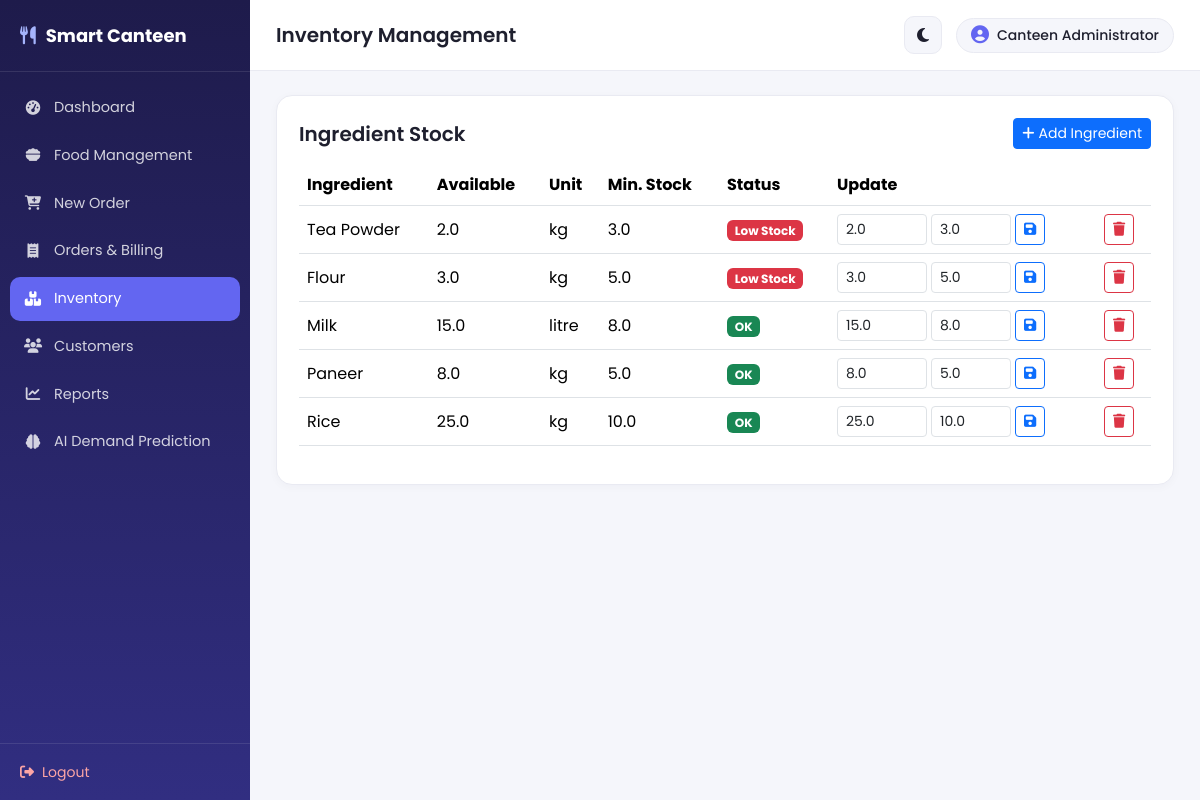
Page /inventory (signed in) on the committed database.
### tables this page shows
CREATE TABLE inventory (
    id INTEGER PRIMARY KEY AUTOINCREMENT,
    ingredient_name TEXT NOT NULL,
    available_quantity REAL DEFAULT 0,
    unit TEXT DEFAULT 'kg',
    minimum_stock REAL DEFAULT 5
);

### app.py (the view)
@app.route("/inventory")
@login_required
def inventory_list():
    db = get_db()
    rows = db.execute("SELECT * FROM inventory ORDER BY id DESC").fetchall()
    db.close()
    return render_template("inventory.html", items=rows)

### app.py (called while the page is built)
def login_required(f):
    @wraps(f)
    def wrapper(*args, **kwargs):
        if "admin_id" not in session:
            flash("Please log in to continue.", "warning")
            return redirect(url_for("login"))
        return f(*args, **kwargs)
    return wrapper

@app.context_processor
def inject_globals():
    return {"now": datetime.now()}

### db.py (called while the page is built)
def get_db():
    conn = sqlite3.connect(DB_PATH)
    conn.row_factory = sqlite3.Row
    conn.execute("PRAGMA foreign_keys = ON")
    return conn

### templates/inventory.html (shortened to what this page needs)
{% extends "base.html" %}
{% block page_title %}Inventory Management{% endblock %}
{% block content %}
<div class="panel">
  <div class="d-flex justify-content-between align-items-center mb-3">
    <h5 class="mb-0">Ingredient Stock</h5>
    <button class="btn btn-primary btn-sm" data-bs-toggle="modal" data-bs-target="#addStockModal"><i class="fa-solid fa-plus me-1"></i>Add Ingredient</button>
  </div>
  <div class="table-responsive">
    <table class="table table-hover align-middle">
      <thead><tr><th>Ingredient</th><th>Available</th><th>Unit</th><th>Min. Stock</th><th>Status</th><th>Update</th><th></th></tr></thead>
      <tbody>
      {% for i in items %}
        <tr>
          <td>{{ i.ingredient_name }}</td>
          <td>{{ i.available_quantity }}</td>
          <td>{{ i.unit }}</td>
          <td>{{ i.minimum_stock }}</td>
          <td>
            {% if i.available_quantity <= i.minimum_stock %}
              <span class="badge bg-danger">Low Stock</span>
            {% else %}
              <span class="badge bg-success">OK</span>
            {% endif %}
          </td>
          <td>
            <form method="POST" action="{{ url_for('inventory_update', item_id=i.id) }}" class="d-flex gap-1">
              <input type="number" step="0.1" name="available_quantity" value="{{ i.available_quantity }}" class="form-control form-control-sm" style="width:90px">
              <input type="number" step="0.1" name="minimum_stock" value="{{ i.minimum_stock }}" class="form-control form-control-sm" style="width:80px">
              <button class="btn btn-sm btn-outline-primary"><i class="fa-solid fa-floppy-disk"></i></button>
            </form>
          </td>
          <td><a href="{{ url_for('inventory_delete', item_id=i.id) }}" class="btn btn-sm btn-outline-danger" onclick="return confirm('Delete ingredient?')"><i class="fa-solid fa-trash"></i></a></td>
        </tr>
      {% else %}
        <tr><td colspan="7" class="text-center text-muted py-4">No ingredients yet.</td></tr>
      {% endfor %}
      </tbody>
    </table>
  </div>
</div>
{% endblock %}

### static/css/style.css (style rules this page uses)
:root { --sidebar-w: 250px; --primary: #6366f1; --primary-dark: #4f46e5; --bg: #f5f6fb; --panel-bg: #ffffff; --text: #1e1f2e; --text-muted: #6b7280; --border: #e9eaf2; }
* { box-sizing: border-box; }
body { font-family: 'Poppins', sans-serif; background: var(--bg); color: var(--text); margin: 0; transition: background .25s ease, color .25s ease; }
.panel { background: var(--panel-bg); border: 1px solid var(--border); border-radius: 16px; padding: 22px; box-shadow: 0 2px 10px rgba(20,20,50,0.03); }
.panel h5, .panel h6 { font-weight:600; }
.table { color: var(--text); vertical-align: middle; }

### rows in the picture
inventory: ingredient_name "Tea Powder", available_quantity "2.0", unit "kg", minimum_stock "3.0", shows "Low Stock"
inventory: ingredient_name "Flour", available_quantity "3.0", unit "kg", minimum_stock "5.0", shows "Low Stock"
inventory: ingredient_name "Milk", available_quantity "15.0", unit "litre", minimum_stock "8.0", shows "OK"
inventory: ingredient_name "Paneer", available_quantity "8.0", unit "kg", minimum_stock "5.0", shows "OK"
inventory: ingredient_name "Rice", available_quantity "25.0", unit "kg", minimum_stock "10.0", shows "OK"

### other values in the picture
{{ session.get('admin_name', 'Admin') }} "Canteen Administrator"
